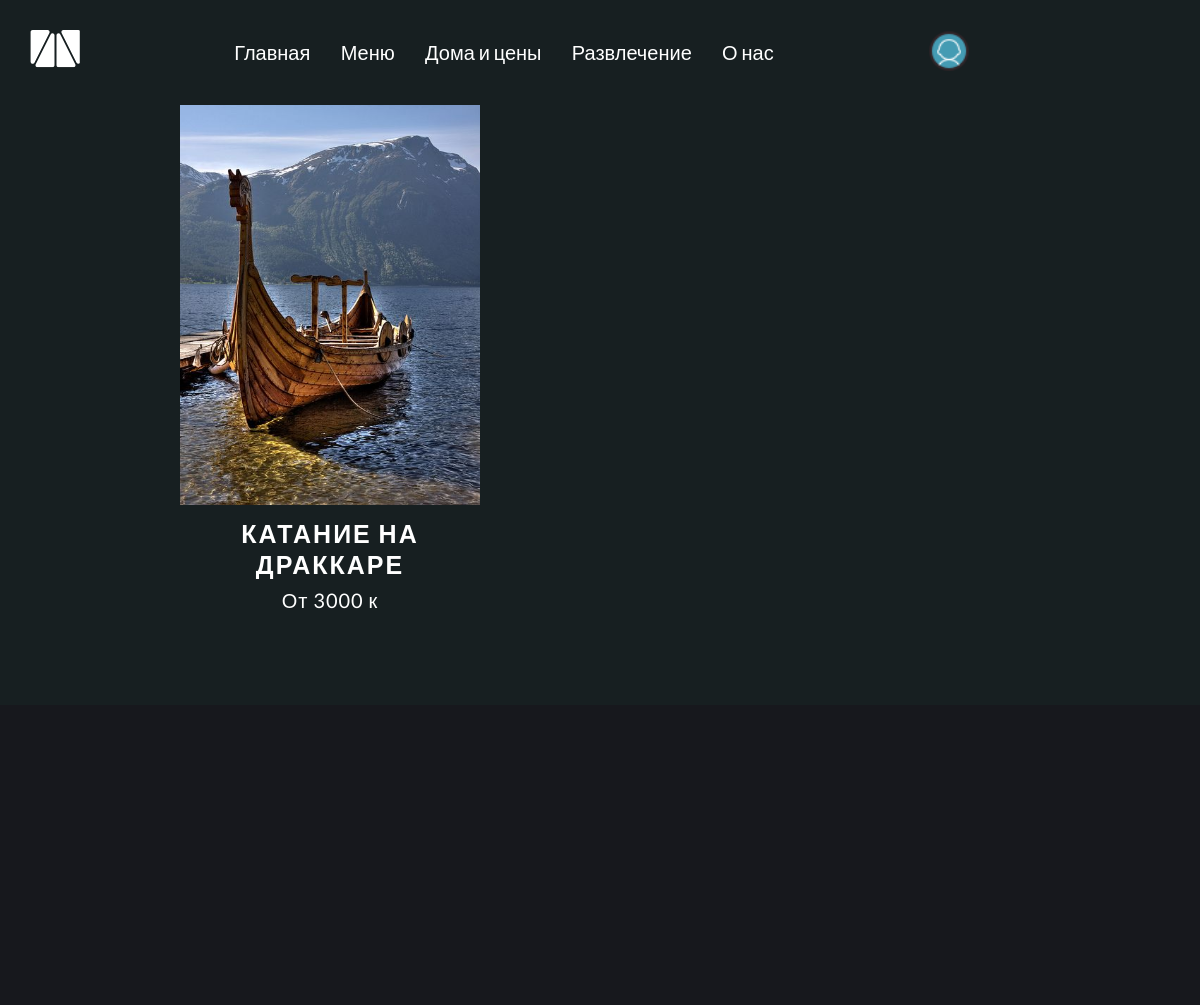
The app's page /entertainment/ with its own data.
### mainapp/models.py (models this page shows, shortened)
class Entertainment(models.Model):
    title = models.CharField(max_length=50)
    description = models.TextField(blank=False, null=False)
    feature_image = models.ImageField(upload_to='entertainment/%Y/%m/%d', default='default-services.jpg')
    total = models.IntegerField(default=0, blank=True, null=True)
    price = models.IntegerField(default=10000, blank=False, null=False)
    create = models.DateTimeField(auto_now_add=True)

### mainapp/views.py (the view)
# urls.py: path('entertainment/', views.entertainment, name='entertainment'),
def entertainment(request):
    entertainment_card = Entertainment.objects.all()
    context = {'entertainment_card': entertainment_card}
    return render(request, 'mainapp/entertainment-pages.html', context)

### mainapp/templates/mainapp/entertainment-pages.html (shortened to what this page needs)
{% extends 'mainapp/base.html' %}
{% block content %}
<main>
    {% include 'includes/entertainment.html' %}
</main>
{% endblock %}

### mainapp/templates/includes/entertainment.html
<section>
  <div class="wrapper--section-services">
    {% for entertainment in entertainment_card %}
    <div class="services_card">
      <img src="{{ entertainment.feature_image.url }}" alt="турбаза" />
      <div class="card_title">
        <h3>{{ entertainment.title }}</h3>
        <p>От {{ entertainment.price }} к</p>
      </div>
    </div>
    {% endfor %}
  </div>
</section>

### mainapp/static/css/base.css (style rules this page uses)
* { margin: 0 auto; padding: 0; box-sizing: border-box; max-width: 2000px; font-family: var(--lato); font-style: normal; text-decoration: none; list-style: none; background-repeat: no-repeat; }
body { background: var(--green); }
:root { --black: #17181d; --white: #fff; --green: #171f21; --blue: #05485b; --olive: #808040; --form_color: #bed2d8; --input_color: rgb(171, 171, 71); --input_warning: rgba(139, 189, 136, 0.702); --btn_positive: #4e6064; --vikings: "Noto Sans Runic", sans-serif; --lato: "Lato", sans-serif; --tr_button: all 1s; }
.wrapper--section-services { display: grid; grid-template-columns: repeat(3, 1fr); grid-column-gap: 30px; grid-row-gap: 30px; width: 70%; margin: auto; }
.services_card { margin: 0 0 200px 0; }
.services_card, .services_card img { width: 300px; height: 400px; cursor: pointer; }
.card_title { color: var(--white); margin: 10px auto; height: 300px; text-align: center; }
.card_title h3 { font-size: 25px; text-transform: uppercase; margin-bottom: 20px; letter-spacing: 2px; height: 50px; }
.card_title p { font-size: 20px; letter-spacing: 1px; }

### records on screen
Entertainment: feature_image (picture), title "КАТАНИЕ НА ДРАККАРЕ", price "3000"
